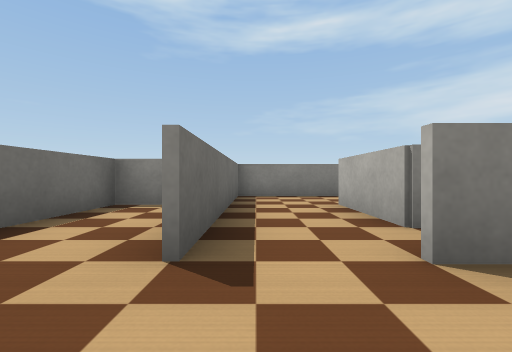
[1] (above)

24 first-person views from a walk through a world built for the Webots simulator. The camera is 0.25 m above the floor, looks level and sees 90° across. The floor is counted in squares, 0.5 m on a side. Each view is taken from the middle of a square. On the plan, view 1 faces up. The plan holds only what a view shows up to about 9 squares ahead; the rest is blank. Simple shapes and patterns stand in for the simulator's stock objects.

[2]
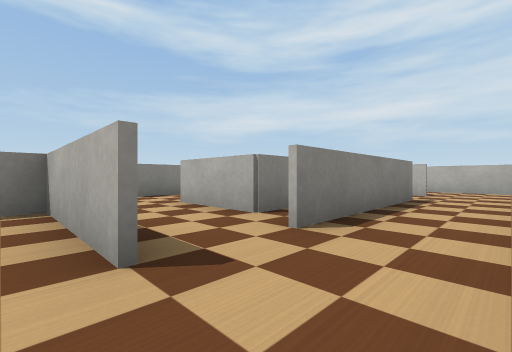

[3]
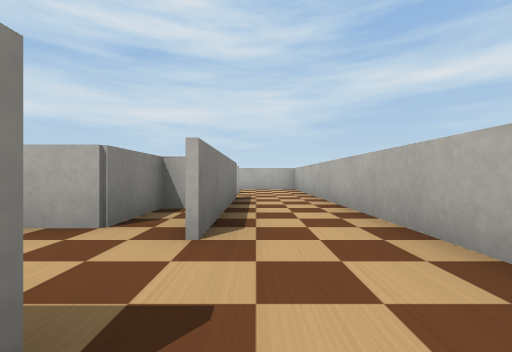

[4]
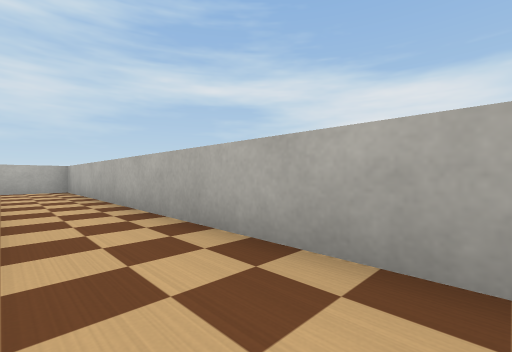

[5]
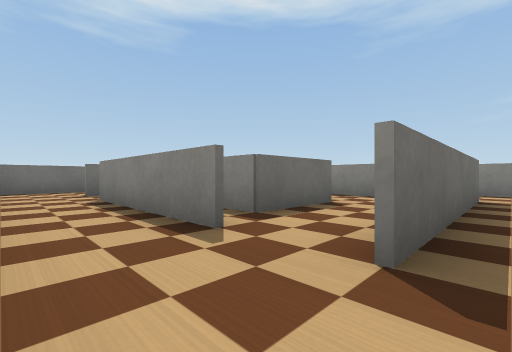

[6]
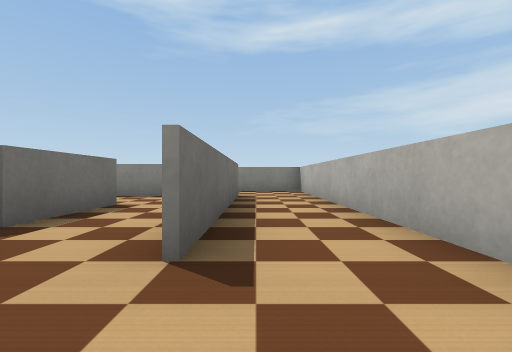

[7]
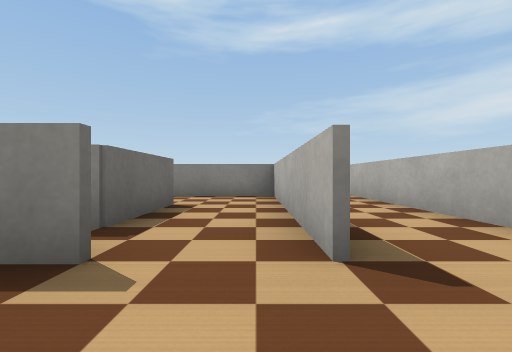

[8]
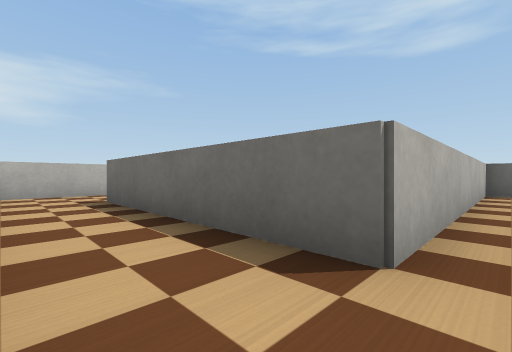

[9]
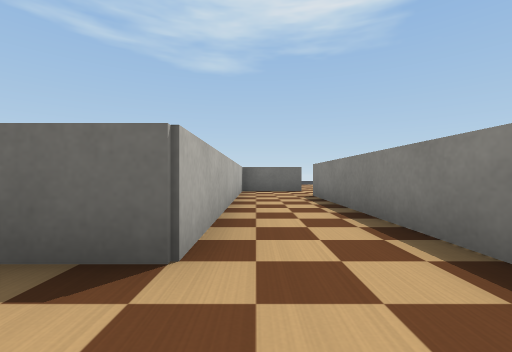

[10]
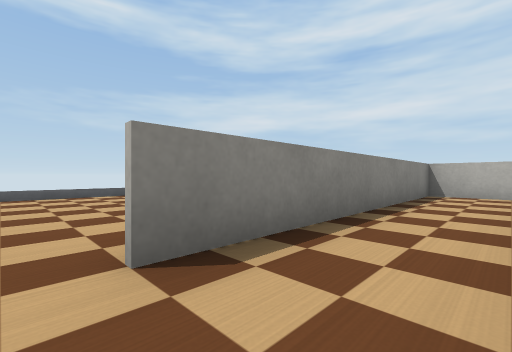

[11]
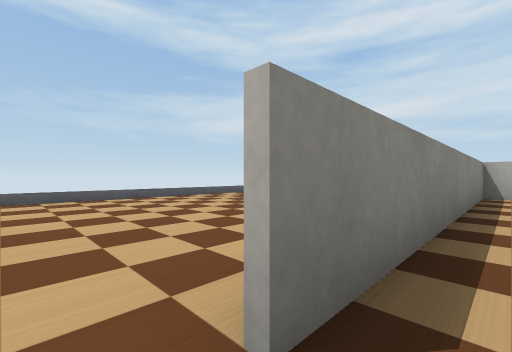

[12]
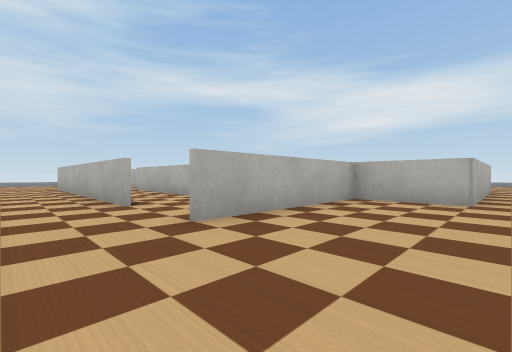

[13]
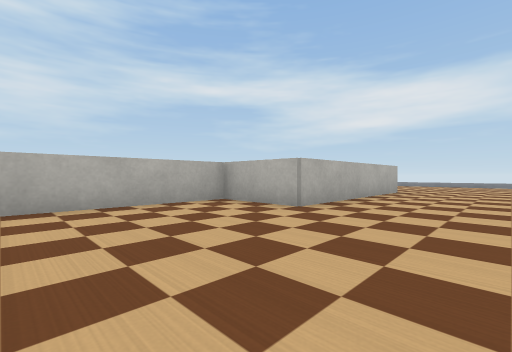

[14]
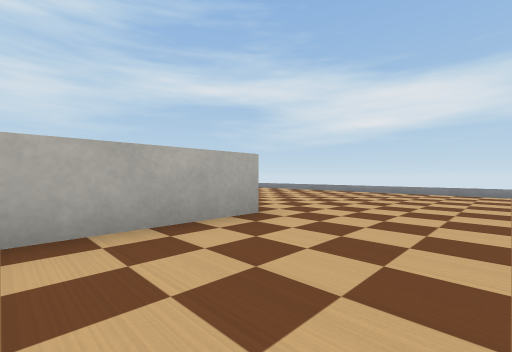

[15]
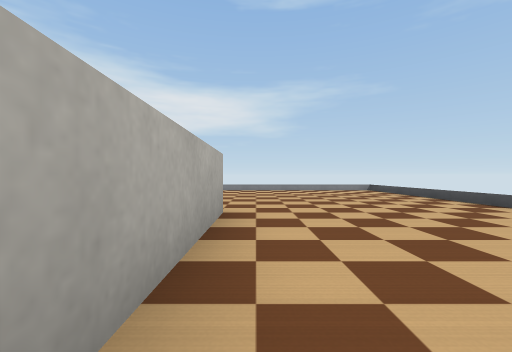

[16]
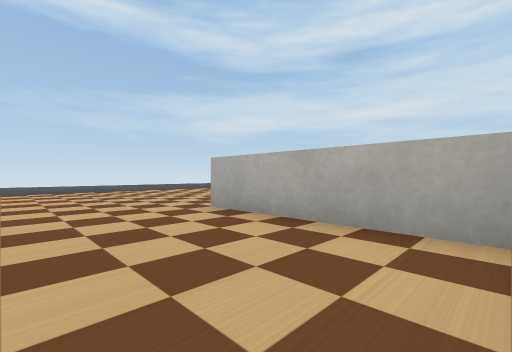

[17]
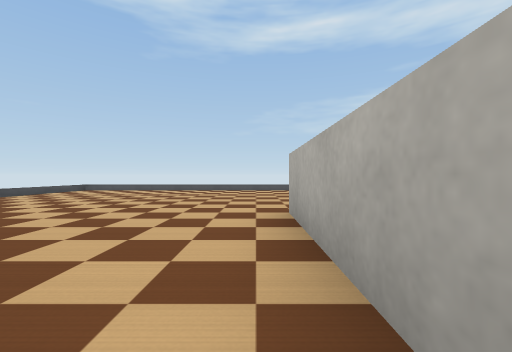

[18]
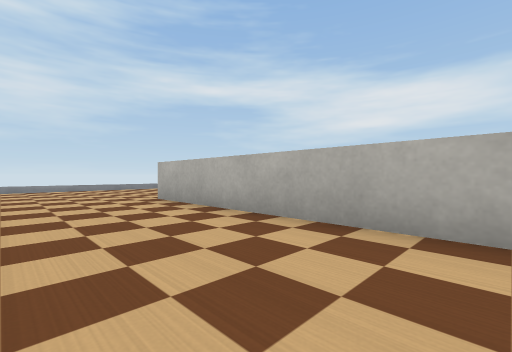

[19]
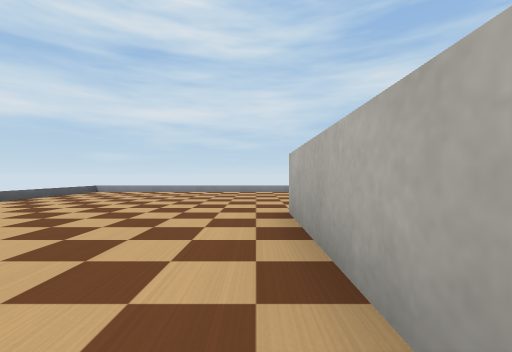

[20]
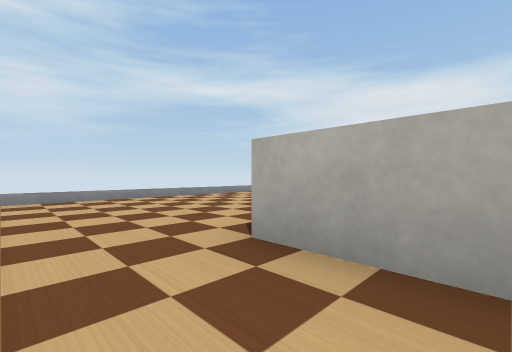

[21]
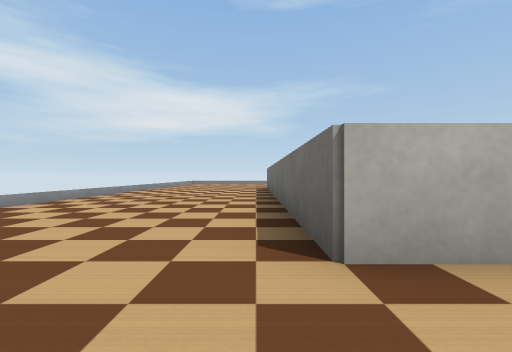

[22]
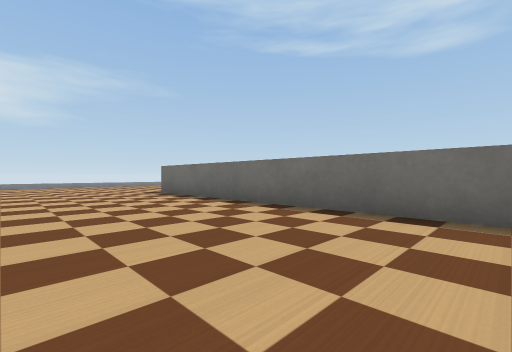

[23]
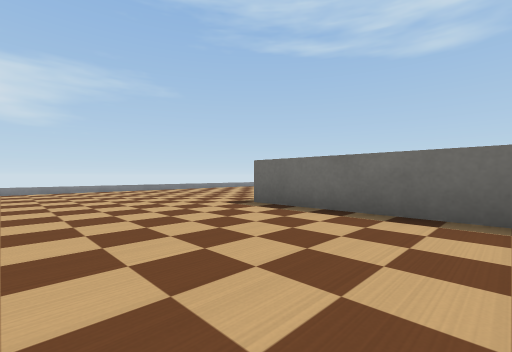

[24]
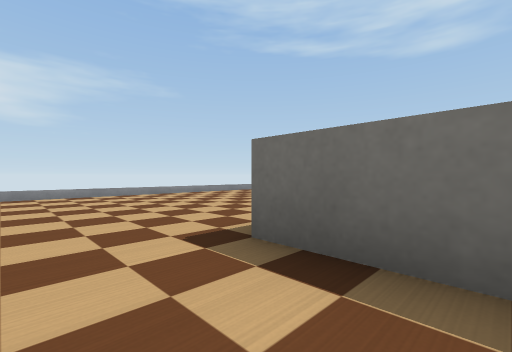

### Floor plan
Points are (right, up) in squares from view 1. A wall is a line through its corners. A room is listed if a view was taken in it or the views show most of it. See-through windows are left out.
Room 1 (views 1, 2, 3, 4)
walls: (-0.5, 1.5) (-0.5, 4); (-1, -0.5) (0.5, -0.5); (-0.5, 4.4) (-2.4, 4.4) (-2.4, 0)
ways out: opening at (0, 0.5) to room 5
Room 2 (views 5, 6, 7)
walls: (5.1, 1.4) (3.4, 1.4); (3.5, -0.5) (7.5, -0.5); (8.5, -0.5) (8.5, 0.5)
ways out: opening at (7, 1) to room 3; opening at (4, 0) to room 5; opening at (6, 1) to room 6
Room 3 (views 8, 9, 10, 11)
walls: (-0.4, 8.6) (-0.4, 6.5) (6.5, 6.5) (6.5, 1.5); (8.5, 0.5) (8.5, 8.4) (1.5, 8.4); (7.5, -0.5) (8.5, -0.5)
ways out: opening at (7, 1) to room 2; opening at (1, 8) to room 4
Room 4 (views 12, 13, 14, 15, 16, 17, 18, 19, 20, 21, 22, 23, 24)
walls: (-0.5, 4) (-0.5, 8.5); (1.5, 8.5) (8.5, 8.5) (8.5, -0.5); (-2.6, -0.5) (-2.6, 4.5) (-0.5, 4.5)
low walls: (-7, -1) (-7, -6); (6.5, 14) (-7, 14) (-7, 11); (4.2, -6) (12, -6); (-6.6, -6) (-0.2, -6); (13, 1) (13, 14) (10, 14)
ways out: opening at (1, 8) to room 3
Room 5 (no view inside)
walls: (3, 2.5) (1.5, 2.5) (1.5, 4.5); (3.4, 1.4) (1, 1.4); (0.5, -0.5) (3.5, -0.5); (-0.4, 6.1) (-0.4, 1.5); (2.5, 6.4) (-0.5, 6.4)
ways out: opening at (0, 0.5) to room 1; opening at (4, 0) to room 2; opening at (2, 5)
Room 6 (no view inside)
walls: (4.6, 4.5) (4.6, 2.5) (3.8, 2.5); (6.5, 1.4) (6.5, 6.4) (4.5, 6.4)
ways out: opening at (6, 1) to room 2; opening at (5, 5)

Where each view was taken, in squares from view 1:
view 1: 0 up, 0 right, facing up
view 2: 0 up, 1 left, facing up-right
view 3: 1 up, 1 left, facing right
view 4: 1 up, 1 left, facing down-right
view 5: 0 up, 7 right, facing up-left
view 6: 0 up, 7 right, facing up
view 7: 0 up, 6 right, facing up
view 8: 7 up, 8 right, facing down-left
view 9: 7 up, 8 right, facing left
view 10: 7 up, 1 right, facing up-right
view 11: 8 up, 1 right, facing up-right
view 12: 10 up, 3 left, facing down-right
view 13: 8 up, 5 left, facing down-right
view 14: 2 up, 5 left, facing down-right
view 15: 3 up, 3 left, facing down
view 16: 5 up, 3 left, facing up-right
view 17: 5 up, 1 left, facing up
view 18: 11 up, 3 right, facing down-right
view 19: 9 up, 5 right, facing right
view 20: 10 up, 7 right, facing down-right
view 21: 10 up, 9 right, facing down
view 22: 7 up, 12 right, facing down-left
view 23: 3 up, 12 right, facing down-left
view 24: 1 up, 10 right, facing down-left
